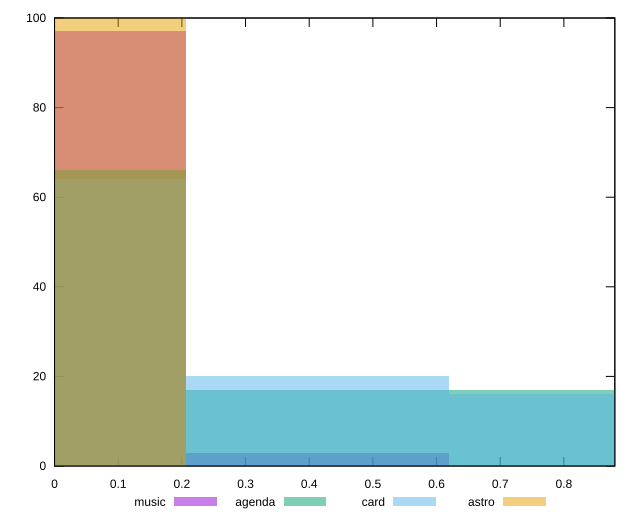

Source code (gnuplot):
reset

$music <<EOF
0 97
0.41350041550759425 3
EOF

$agenda <<EOF
0 66
0.8270008310151885 17
0.41350041550759425 17
EOF

$card <<EOF
0.41350041550759425 20
0 64
0.8270008310151885 16
EOF

$astro <<EOF
0 100
EOF

set key outside below
set boxwidth 0.41350041550759425
set xrange [0:0.88]
set yrange [0:100]
set trange [0:100]
set style fill transparent solid 0.5 noborder
set terminal svg size 640, 520 enhanced background rgb 'white'
set output "reports/report_00028_2021-02-24T12-49-42.674Z/uses-text-compression/comparison/histogram/all_score.svg"

plot $music title "music" with boxes, \
     $agenda title "agenda" with boxes, \
     $card title "card" with boxes, \
     $astro title "astro" with boxes

reset
